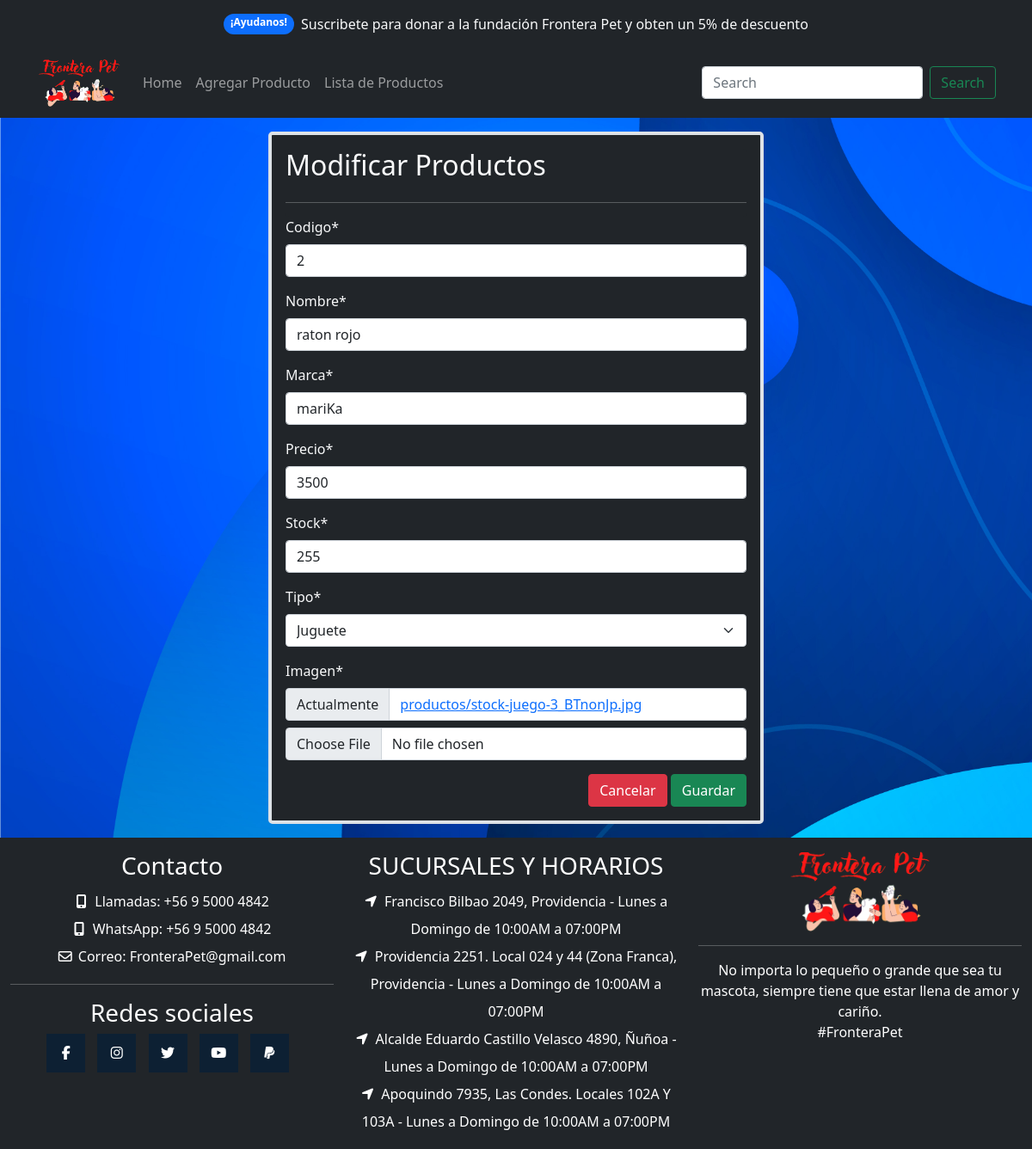
The page /modificarProducto/2/ on the database as committed earlier.
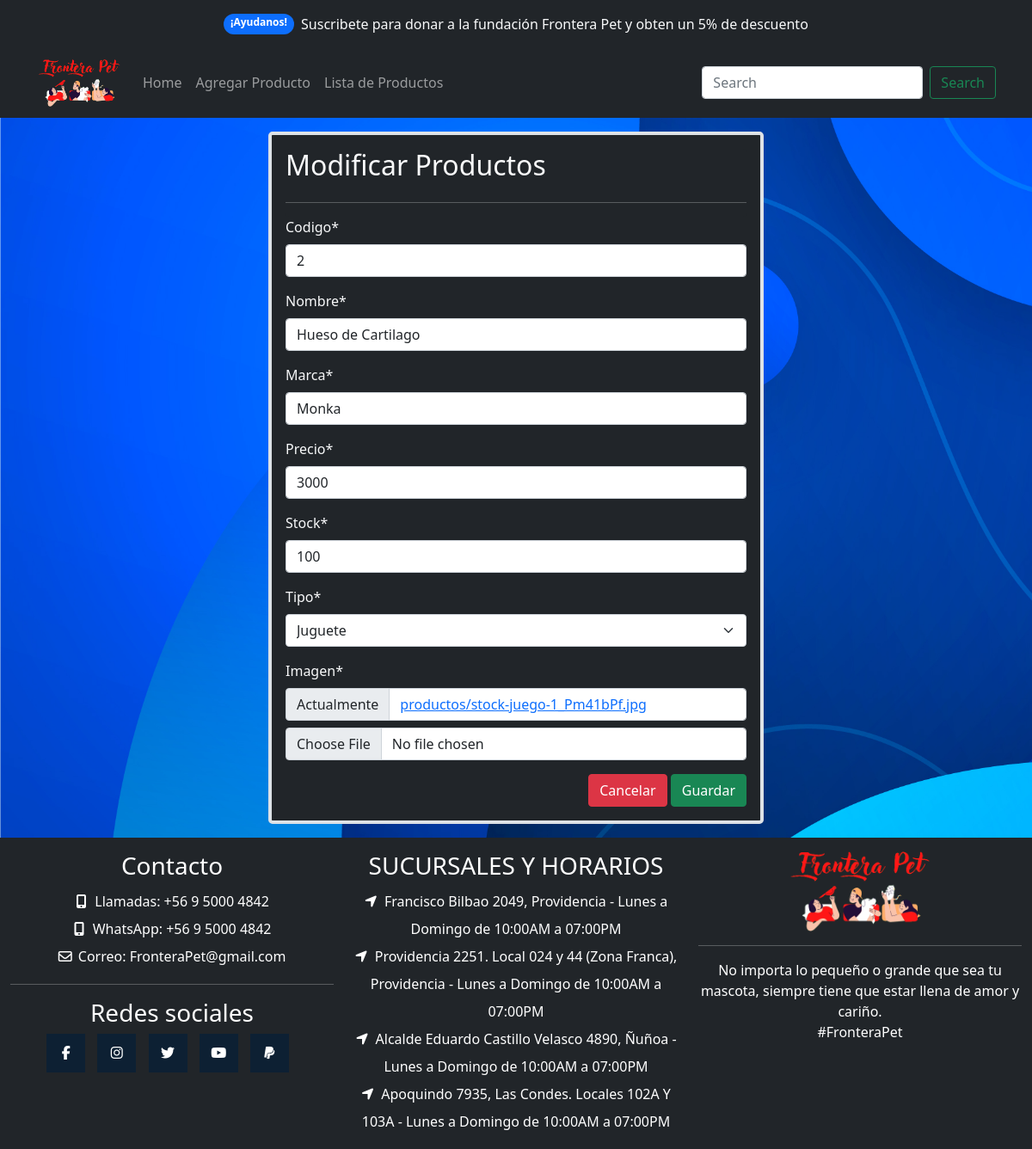
The same page on the database as committed later.
### app/models.py (models this page shows, shortened)
class Producto(models.Model):
    codigo = models.IntegerField(null=False,primary_key=True)
    nombre = models.CharField(max_length=60)
    marca = models.CharField(max_length=60)
    precio = models.IntegerField()
    stock = models.IntegerField()
    tipo = models.ForeignKey(TipoProducto, on_delete=models.CASCADE)
    imagen = models.ImageField(upload_to="productos", null=True)
    created_at = models.DateField(auto_now_add=True)
    update_at = models.DateField(auto_now=True)
    class Meta:
        db_table = 'db_Producto'

### app/views.py (the view)
# urls.py: path('modificarProducto/<codigo>/', modificarProducto, name='modificarProducto'),
def modificarProducto(request, codigo):
    producto = Producto.objects.get(codigo=codigo)
    datos = {
        'form' : ProductoForm(instance=producto)
    }
    if request.method == 'POST':
        formulario = ProductoForm(request.POST, files=request.FILES, instance=producto)
        if formulario.is_valid():
            formulario.save()
            messages.success(request,'Producto guardado correctamente!') #Nuevo 2
            datos['form'] = formulario
    return render(request, 'app/productos/modificarProducto.html', datos)

### app/forms.py
class ProductoForm (forms.ModelForm):
    nombre = forms.CharField(min_length=10,max_length=20)
    precio = forms.IntegerField(min_value=400)
    class Meta:
        model = Producto
        fields = '__all__'

### app/models.py (called while the page is built)
    def __str__(self):
        return self.tipo

### app/templates/app/productos/modificarProducto.html (shortened to what this page needs)
{% extends 'app/base_admin.html' %}
{% load static %}
{% load crispy_forms_tags %}
{% block alerta %}
<link rel="stylesheet" href="https://cdnjs.cloudflare.com/ajax/libs/limonte-sweetalert2/11.4.9/sweetalert2.css" />
{% endblock alerta %}
{% block contenido %}
<div class="container-fluid">
    <div class="row">
        <div class="col-lg-12 mt-3 mb-3">
            <div class="row">
                <div class="col-12 col-md-6 offset-md-3">
                    <div class="card bg-dark text-light border border-4 rounded-3">
                        <div class="card-body">
                            <form action="" method="POST" enctype="multipart/form-data">
                                <div class="card bg-dark text-light" style="border: none;">
                                    <h2>Modificar Productos</h2>
                                    <hr>
                                    </div>
                                <table>
                                    {{ form | crispy }}
                                </table>
                                <div class="d-flex justify-content-end">
                                    <input type="reset" value="Cancelar" class="btn btn-danger">
                                    <input type="submit" value="Guardar" class="btn btn-success">
                                </div>
                            </form>
                        </div>
                    </div>
                </div>
            </div>
        </div>
    </div>
</div>
{% endblock %}

Rows that differ between the two databases and show on the page:
changed Producto id 2: nombre "raton rojo" → "Hueso de Cartilago"; marca "mariKa" → "Monka"; precio "3500" → "3000"; stock "255" → "100"
Other text that changed with them:
text no longer shown: "Codigo * Nombre * Marca * Precio * Stock * Tipo * Imagen * Actualmente productos/stock-juego-3_BTnonJp.jpg"
text now shown: "Codigo * Nombre * Marca * Precio * Stock * Tipo * Imagen * Actualmente productos/stock-juego-1_Pm41bPf.jpg"
